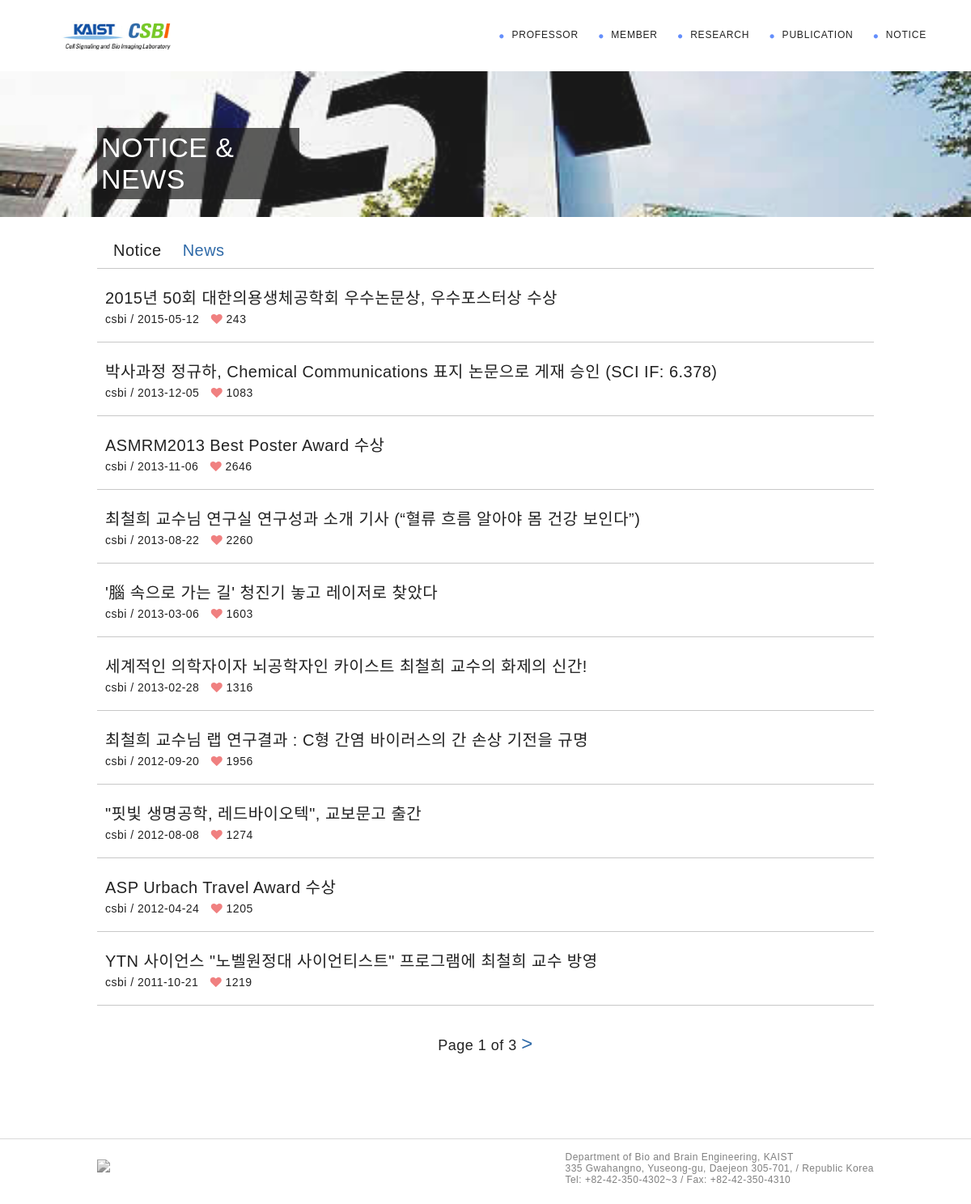
The app's page /notice/list/news/ with its own data.
### notice/models.py (models this page shows)
class Notice(models.Model):
    title = models.CharField(max_length=120)
    type = models.CharField(max_length=120, choices=TYPE_CHOICES, default='notice')
    content = summer_fields.SummernoteTextField(null=True, blank=True)
    author = models.ForeignKey(User, default=default_author)
    active = models.BooleanField(default=True)
    like = models.PositiveIntegerField(default=0)
    updated = models.DateTimeField()
    created = models.DateTimeField()
    objects = NoticeManager()
    def __unicode__(self):
        return self.title
    class Meta:
        ordering = ["-created", "-updated"]
    @property
    def get_absolute_url(self):
        return reverse('notice_detail', kwargs={"notice_id": self.id})

### notice/views.py (the view)
# urls.py: url(r'notice/list/(?P<type>[\w-]+)/$', list, name='notice_list'),
def list(request, type=None):
    if type is None:
        type = 'notice'
    queryset_list = Notice.objects.filter(type=type).order_by('-created')
    paginator = Paginator(queryset_list, 10)
    page_request_var = "page"
    page = request.GET.get(page_request_var)
    try:
        queryset = paginator.page(page)
    except PageNotAnInteger:
        queryset = paginator.page(1)
    except EmptyPage:
        queryset = paginator.page(paginator.num_pages)
    template = 'notice/list.html'
    context = {
        'notice': queryset,
        "page_request_var": page_request_var,
        "type": type
    }
    return render(request, template, context)

### notice/models.py (called while the page is built)
    def get_queryset(self):
        return NoticeQuerySet(self.model, using=self._db)

### templates/notice/list.html (shortened to what this page needs)
{% extends 'base.html' %}
{% load staticfiles %}
{% block css %}
    <link rel="stylesheet" href="{% static 'css/notice.css' %}">
{% endblock %}
{% block jumbotron %}
    <div class="jumbotron">
        <div class="container">
            <h2>NOTICE & NEWS</h2>
        </div>
    </div>
{% endblock %}
{% block content %}
    <div class="container">
        <div class="nav" style="margin-top:30px;">
            <div class="na active step1" data-id="step1">
                <a href="{% url 'notice_list' type='notice' %}">Notice</a>
            </div>
            <div class="na step2" data-id="step2">
                <a href="{% url 'notice_list' type='news' %}">News</a>
            </div>
        </div>
        <div class="content">
            {% if notice %}
                {% for item in notice %}
                    <div class="item">
                        <a href="{{ item.get_absolute_url }}"><h3>{{ item }}</h3></a>
                        <div class="meta">
                            {{ item.author }} / {{ item.created|date:"Y-m-d" }}
                            <span><i class="fa fa-heart"></i> {{ item.like }}</span>
                        </div>
                    </div>
                {% endfor %}
            {% else %}
                <div class="no_pub">
                    There are no {{ type }}.
                </div>
            {% endif %}
            <div class="pagination">
                <span class="current">
                    <span>Page</span> {{ notice.number }} <span>of</span> {{ notice.paginator.num_pages }}
                </span>
                {% if notice.has_next %}
                    <a href="?{{ page_request_var }}=
                            {{ notice.next_page_number }}{% if request.GET.q %}&q={{ request.GET.q }}{% endif %}">></a>
                {% endif %}
            </div>
        </div>
    </div>
{% endblock %}

### static/css/base.css (style rules this page uses)
body { text-rendering: optimizeLegibility; color: #222; background: #fff; letter-spacing: 0.03em; }
html, body { position: relative; min-width: 960px; }
html, body, span, h1, h2, h3, h4, h5, h6, p, a, strong, b, u, i, div, table, ul, li, tr, td, th, nav, footer, button, input { margin: 0; padding: 0; border: 0; line-height: 0; vertical-align: baseline; outline: 0; word-wrap: break-word; font: inherit; }
a, button { color: inherit; outline: none; text-decoration: none; cursor: pointer; }
.jumbotron { width: 100%; background: #999999; min-height: 300px; }
.container { width: 960px; display: block; height: auto; min-height: 100% !important; margin: 0 auto; position: relative; }

### static/css/notice.css (style rules this page uses)
.nav { font-size: 20px; font-weight: 100; padding-bottom: 10px; border-bottom: 1px solid #c8c8c8; }
.jumbotron .container { padding-top: 70px; }
.jumbotron .container h2 { font-size: 34px; font-weight: 100; background: rgba(0, 0, 0, .7); color: white; width: 240px; padding: 5px; }
.na { display: inline-block; margin-left: 20px; cursor: pointer; }
.na.active { font-weight: 500; color: rgba(47, 106, 168, 1); }
.item { padding: 20px 10px 20px 10px; border-bottom: 1px solid #c8c8c8; }
.item h3 { font-size: 20px; font-weight: 100; }
.item .meta { margin-top: 5px; font-size: 14px; }
.item span i { margin-left: 10px; color: lightcoral; }
.pagination { text-align: center; margin-top: 30px; font-size: 18px; font-weight: 300; line-height: 1.5; }
.pagination span { font-weight: 100; }
.pagination a { font-size: 24px; font-weight: 300; line-height: 1.4; margin-top: 5px; color: rgba(47, 106, 168, 1); }

### records on screen
Notice: title "2015년 50회 대한의용생체공학회 우수논문상, 우수포스터상 수상", author "csbi", created "2015-05-12", like "243"
Notice: title "박사과정 정규하, Chemical Communications 표지 논문으로 게재 승인 (SCI IF: 6.378)", author "csbi", created "2013-12-05", like "1083"
Notice: title "ASMRM2013 Best Poster Award 수상", author "csbi", created "2013-11-06", like "2646"
Notice: title "최철희 교수님 연구실 연구성과 소개 기사 (“혈류 흐름 알아야 몸 건강 보인다”)", author "csbi", created "2013-08-22", like "2260"
Notice: title "'腦 속으로 가는 길' 청진기 놓고 레이저로 찾았다", author "csbi", created "2013-03-06", like "1603"
Notice: title "세계적인 의학자이자 뇌공학자인 카이스트 최철희 교수의 화제의 신간!", author "csbi", created "2013-02-28", like "1316"
Notice: title "최철희 교수님 랩 연구결과 : C형 간염 바이러스의 간 손상 기전을 규명", author "csbi", created "2012-09-20", like "1956"
Notice: title "\"핏빛 생명공학, 레드바이오텍\", 교보문고 출간", author "csbi", created "2012-08-08", like "1274"
Notice: title "ASP Urbach Travel Award 수상", author "csbi", created "2012-04-24", like "1205"
Notice: title "YTN 사이언스 \"노벨원정대 사이언티스트\" 프로그램에 최철희 교수 방영", author "csbi", created "2011-10-21", like "1219"

### other values on screen
{{ notice.number }} "1"
{{ notice.paginator.num_pages }} "3"
